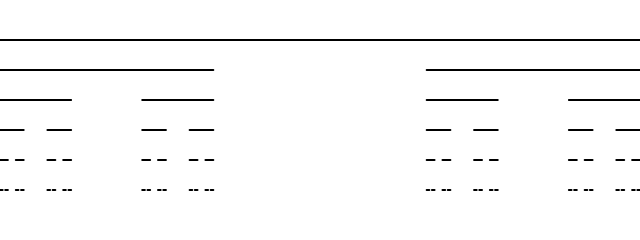
Frame 1 (no input)
Frame 2 (the mouse pressed at the canvas centre, redrawn once): identical to frame 1, image omitted

The p5.js sketch that drew this single still picture (run headless with seeded random() and noise() and a simulated clock; the mouse was pressed at the canvas centre and the sketch redrawn once):

// p5.js sketch
// ── sketch.js
// The Nature of Code Exercise 8.4
// Solution by Rick Sidwell
// http://natureofcode.com

// Cantor Set
// Based on the Koch curve sketch from Nature of Code (Example 8.5)
// A simple way to change the Koch curve sketch to a Cantor set one
// is to delete the code that adds the two center lines from generate,
// but that would produce only the final Cantor set, not the intermediate
// ones as shown in Example 8.4. To do that, the sketch needs to keep the
// earlier generations instead of replacing them with the next one.
// But it can't run generate on the segments that have already been done,
// so it keeps track of the first segment that still needs to be processed.

// An array for all the line segments
let segments = [];

// Vertical offset between sets
let voffset = 30;

function setup() {
  createCanvas(640, 240);
  // Left side of canvas
  let start = createVector(0, 40);
  // Right side of canvas
  let end = createVector(width, 40);

  // The first CantorLine object
  segments.push(new CantorLine(start, end));
  
  // The first item in segments to process
  let first = 0;

  // Apply the rules five times.
  for (let i = 0; i < 5; i++) {
    next = segments.length;
    generate(first);
    first = next;    
  }
}

function draw() {
  background(255);
  for (let segment of segments) {
    segment.show();
  }
  noLoop();
}

function generate(first) {
  let end = segments.length;
  // For every segment between first and end
  for (let i = first; i < end; i++) {
    // Calculate 4 Cantor p5.Vectors (done for us by the line object)
    let [a, b, d, e] = segments[i].cantorPoints();
    // Offset the points vertically
    a.y += voffset;
    b.y += voffset;
    d.y += voffset;
    e.y += voffset;
    // Make two new line segments
    segments.push(new CantorLine(a, b));
    segments.push(new CantorLine(d, e));
  }
}

// ── cantor.js
// The Nature of Code Exercise 8.4
// Solution by Rick Sidwell
// http://natureofcode.com

// Cantor Set
// A class to describe one line segment in the fractal
// Includes methods to calculate vectors along the line according to the Cantor algorithm

class CantorLine {
  constructor(a, b) {
    // Two p5.Vectors,
    // start is the "left" p5.Vector and
    // end is the "right p5.Vector
    this.start = a.copy();
    this.end = b.copy();
  }

  show() {
    stroke(0);
    strokeWeight(2);
    line(this.start.x, this.start.y, this.end.x, this.end.y);
  }

  cantorPoints() {
    // Just the first point!
    let a = this.start.copy();
    // Just the last point!
    let e = this.end.copy();

    // A vector pointing in the direction, 1/3rd the length
    let v = p5.Vector.sub(this.end, this.start);
    v.mult(1 / 3);

    // b is just 1/3 of the way
    let b = p5.Vector.add(a, v);
    // d is just another 1/3 of the way
    let d = p5.Vector.add(b, v);
    
    // c would be the center point offset by 60 degrees for a Koch line
    // but is not needed for the Cantor set
    
    // Return all five points in an array
    return [a, b, d, e];
  }
}
